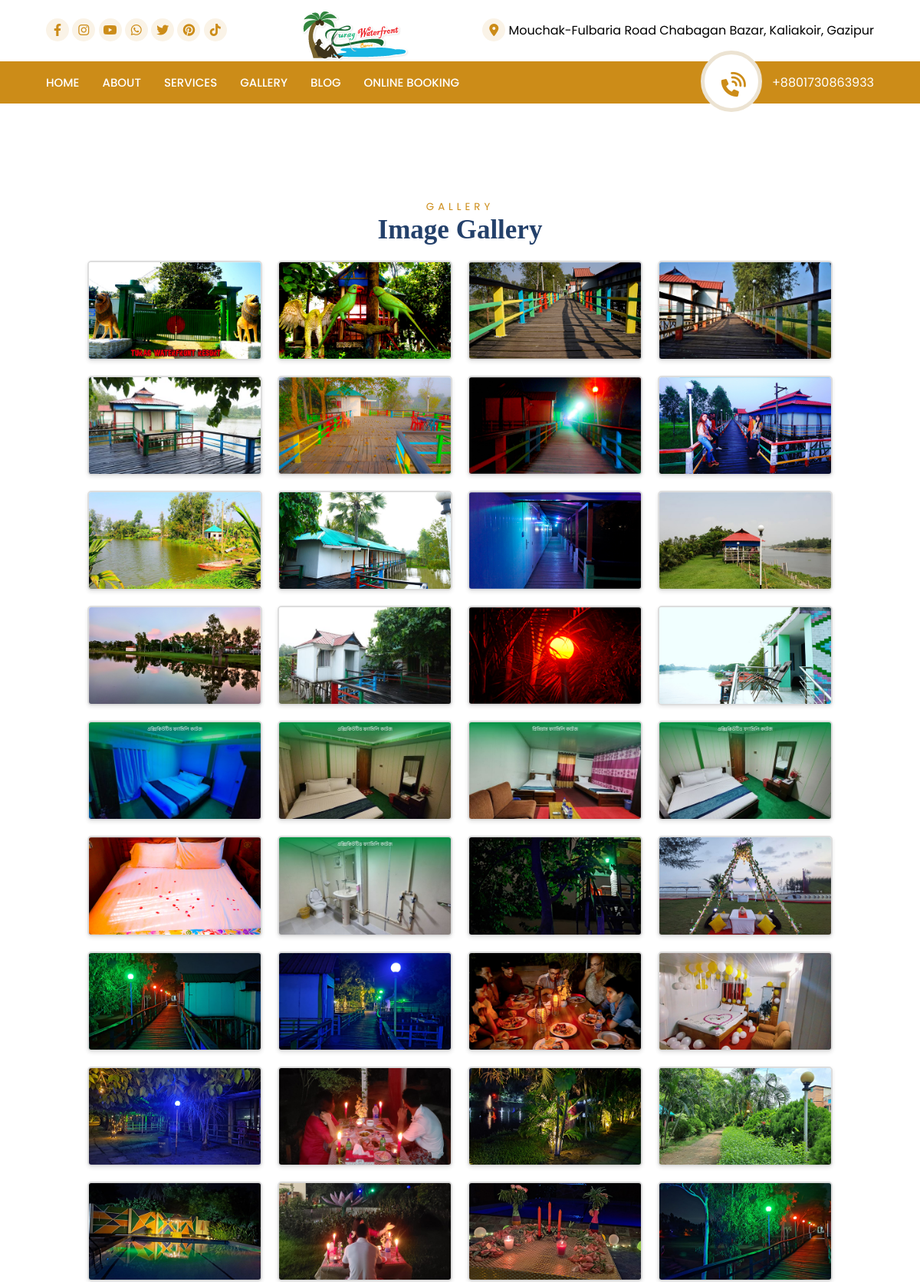
Page /gallery/ (upper part) on the committed database.
### turag/models.py (models this page shows, shortened)
class ResortInfo(models.Model):
    logo = models.ImageField(upload_to='logos/', help_text='Upload the resort logo.')
    description = models.TextField(help_text='A brief description of the resort.')
    facebook_link = models.URLField(blank=True, help_text='Link to the resort’s Facebook page.')
    instagram_link = models.URLField(blank=True, help_text='Link to the resort’s Instagram profile.')
    youtube_link = models.URLField(blank=True, help_text='Link to the resort’s YouTube channel.')
    whatsapp_link = models.URLField(blank=True, help_text='Link to the resort’s WhatsApp contact.')
    twitter_link = models.URLField(blank=True, help_text='Link to the resort’s Twitter profile.')
    pinterest_link = models.URLField(blank=True, help_text='Link to the resort’s Pinterest page.')
    tiktok_link = models.URLField(blank=True, help_text='Link to the resort’s TikTok profile.')
    address = models.CharField(max_length=255, help_text='Resort address.')
    phone_number = models.CharField(max_length=40, blank=True, help_text='Resort phone number.')
    email = models.EmailField(help_text='Resort email address.')
    class Meta:
        verbose_name = "Resort Information"
        verbose_name_plural = "Resort Information"

class GalleryImage(models.Model):
    image = models.ImageField(upload_to='gallery/')
    alt_text = models.CharField(max_length=255, blank=True, null=True)

### turag/views.py (the view)
# urls.py: path('gallery/', views.gallery, name='gallery'),
def gallery(request):
    gallery_images = GalleryImage.objects.all()
    social_media_info = ResortInfo.objects.first()
    return render(request, 'gallery.html', {
        'gallery_images': gallery_images,
        'social_media_info': social_media_info,
    })

### turag/templatetags/custom_filters.py (called while the page is built)
@register.filter(name='split_phone_numbers')
def split_phone_numbers(phone_numbers):
    return phone_numbers.split(',')

@register.filter(name='trim')
def trim(value):
    return value.strip() if isinstance(value, str) else value

### templates/gallery.html (shortened to what this page needs)
<!DOCTYPE html>
{% load static %}
<html lang="en" dir="ltr">
<head>
  <link rel="stylesheet" href="https://pro.fontawesome.com/releases/v5.10.0/css/all.css" />
  <link rel="stylesheet" href="{% static 'css/style.css' %}">
  <link rel="stylesheet" href="https://cdnjs.cloudflare.com/ajax/libs/OwlCarousel2/2.3.4/assets/owl.carousel.css" />
  <link rel="stylesheet" href="https://cdnjs.cloudflare.com/ajax/libs/OwlCarousel2/2.3.4/assets/owl.theme.default.min.css" />
  <link rel="stylesheet" href="https://cdnjs.cloudflare.com/ajax/libs/lightbox2/2.11.3/css/lightbox.min.css">
  <link rel="stylesheet" href="https://cdnjs.cloudflare.com/ajax/libs/font-awesome/6.0.0/css/all.min.css">
</head>
<body>
  <section class="head">
    <div class="container flex1">
      <div class="scoial">
          {% if social_media_info.facebook_link %}
          <a href="{{ social_media_info.facebook_link }}" target="_blank" rel="noopener noreferrer">
            <i class="fab fa-facebook-f"></i>
          </a>
          {% endif %}
          {% if social_media_info.instagram_link %}
            <a href="{{ social_media_info.instagram_link }}" target="_blank" rel="noopener noreferrer">
                <i class="fab fa-instagram"></i>
            </a>
            {% endif %}
            {% if social_media_info.youtube_link %}
            <a href="{{ social_media_info.youtube_link }}" target="_blank" rel="noopener noreferrer">
                <i class="fab fa-youtube"></i>
            </a>
            {% endif %}
            {% if social_media_info.whatsapp_link %}
            <a href="{{ social_media_info.whatsapp_link }}" target="_blank" rel="noopener noreferrer">
                <i class="fab fa-whatsapp"></i>
            </a>
            {% endif %}
            {% if social_media_info.twitter_link %}
            <a href="{{ social_media_info.twitter_link }}" target="_blank" rel="noopener noreferrer">
                <i class="fab fa-twitter"></i>
            </a>
            {% endif %}
            {% if social_media_info.pinterest_link %}
            <a href="{{ social_media_info.pinterest_link }}" target="_blank" rel="noopener noreferrer">
                <i class="fab fa-pinterest"></i>
            </a>
            {% endif %}
            {% if social_media_info.tiktok_link %}
            <a href="{{ social_media_info.tiktok_link }}" target="_blank" rel="noopener noreferrer">
                <i class="fab fa-tiktok"></i>
            </a>
            {% endif %}
      </div>
      <div class="logo">
        <img src="{{ social_media_info.logo.url }}" alt="">
      </div>
      <div class="address">
        <i class="fas fa-map-marker-alt"></i>
        <span>{{ social_media_info.address }}</span>
      </div>
    </div>
  </section>
  <header class="header">
    <div class="container">
      <nav class="navbar flex1">
        <ul class="nav-menu">
          <li><a href="{% url 'index' %}">Home</a></li>
          <li><a href="{% url 'about' %}">About</a></li>
          <li><a href="{% url 'services' %}">Services</a></li>
          <li><a href="{% url 'gallery' %}">Gallery</a></li>
          <li><a href="{% url 'blog' %}">Blog</a></li>
          <li><a href="https://turagwaterfrontresort.netlify.app">Online Booking</a></li>
      </ul>
        {% load custom_filters %}
        <div class="head_contact">
          <i class="fas fa-phone-volume"></i>
          {% with social_media_info.phone_number|split_phone_numbers as phone_numbers %}
              {% if phone_numbers %}
                  <a href="tel:{{ phone_numbers.0|trim }}" style="color: white;">
                    <span>{{ phone_numbers.0|trim }}</span>
                  </a>
              {% else %}
                  <span>No phone number available</span>
              {% endif %}
          {% endwith %}
      </nav>
    </div>
  </header>
  <br>
 <section class="gallary top" id="gallary">
    <div class="container">
      <div class="heading">
        <h5>GALLERY</h5>
        <h3>Image Gallery</h3>
      </div>
      <div class="gallery-container">
        {% for image in gallery_images %}
          <div class="gallery-item">
            <a href="{{ image.image.url }}" data-lightbox="gallary" data-title="{{ image.alt_text }}">
              <img src="{{ image.image.url }}" alt="{{ image.alt_text }}">
            </a>
          </div>
        {% endfor %}
      </div>
    </div>
  </section>
    <br><br>
            {% load custom_filters %}
</body>
</html>

### static/css/style.css (style rules this page uses)
* { padding: 0; margin: 0; box-sizing: border-box; }
html, body { font-family: 'Poppins', sans-serif; scroll-behavior: smooth; }
.container { max-width: 90%; margin: auto; }
li { list-style: none; }
a { text-decoration: none; transition: 0.5s; }
.flex1 { display: flex; justify-content: space-between; }
.head { height: 10vh; line-height: 10vh; }
.head i { width: 30px; height: 30px; border-radius: 50%; line-height: 30px; background: #FAF3E7; text-align: center; color: #CC8C18; }
.head img { margin-top: 10px; }
header { background: #CC8C18; padding: 15px 0 15px 0; color: white; }
.navbar { display: flex; align-items: center; }
.nav-menu { display: flex; justify-content: space-between; align-items: center; }
header ul { padding: 0 20px 0 0; }
header li { margin-right: 30px; }
header ul li a { font-size: 15px; color: white; text-transform: uppercase; font-weight: 500; transition: 0.5s; }
header .head_contact { position: relative; }
header .head_contact i { position: absolute; top: -29px; left: -70%; width: 80px; height: 80px; line-height: 80px; text-align: center; background: white; color: #CC8C18; border-radius: 50%; transform: rotate(-45deg); border: 5px solid #ECE3D2; font-size: 30px; }
.top { margin-top: 80px; }
.heading { text-align: center; }
.heading h5 { font-weight: 400; letter-spacing: 5px; color: #CC8C18; padding-top: 20px; }
h3 { font-size: 35px; font-family: serif; color: #24416B; margin-bottom: 20px; }
.gallery-container { display: grid; grid-template-columns: repeat(4, 1fr); gap: 20px; max-width: 90%; width: 100%; margin: 0 auto; }
.gallery-item a { display: block; position: relative; overflow: hidden; border: 2px solid #ddd; border-radius: 5px; box-shadow: 0 2px 5px rgba(0, 0, 0, 0.1); }
.gallery-item img { width: 100%; height: auto; display: block; transition: transform 0.3s ease-in-out; }

### rows in the picture
ResortInfo: logo (picture), address "Mouchak-Fulbaria Road Chabagan Bazar, Kaliakoir, Gazipur"
GalleryImage: image (picture)
GalleryImage: image (picture)
GalleryImage: image (picture)
GalleryImage: image (picture)
GalleryImage: image (picture)
GalleryImage: image (picture)
GalleryImage: image (picture)
GalleryImage: image (picture)
GalleryImage: image (picture)
GalleryImage: image (picture)
GalleryImage: image (picture)
GalleryImage: image (picture)
GalleryImage: image (picture)
GalleryImage: image (picture)
GalleryImage: image (picture)
GalleryImage: image (picture)
GalleryImage: image (picture)
GalleryImage: image (picture)
GalleryImage: image (picture)
GalleryImage: image (picture)
GalleryImage: image (picture)
GalleryImage: image (picture)
GalleryImage: image (picture)
GalleryImage: image (picture)
GalleryImage: image (picture)
GalleryImage: image (picture)
GalleryImage: image (picture)
GalleryImage: image (picture)
GalleryImage: image (picture)
GalleryImage: image (picture)
GalleryImage: image (picture)
GalleryImage: image (picture)
GalleryImage: image (picture)
GalleryImage: image (picture)
GalleryImage: image (picture)
GalleryImage: image (picture)

### other values in the picture
{{ phone_numbers.0|trim }} "+8801730863933"
